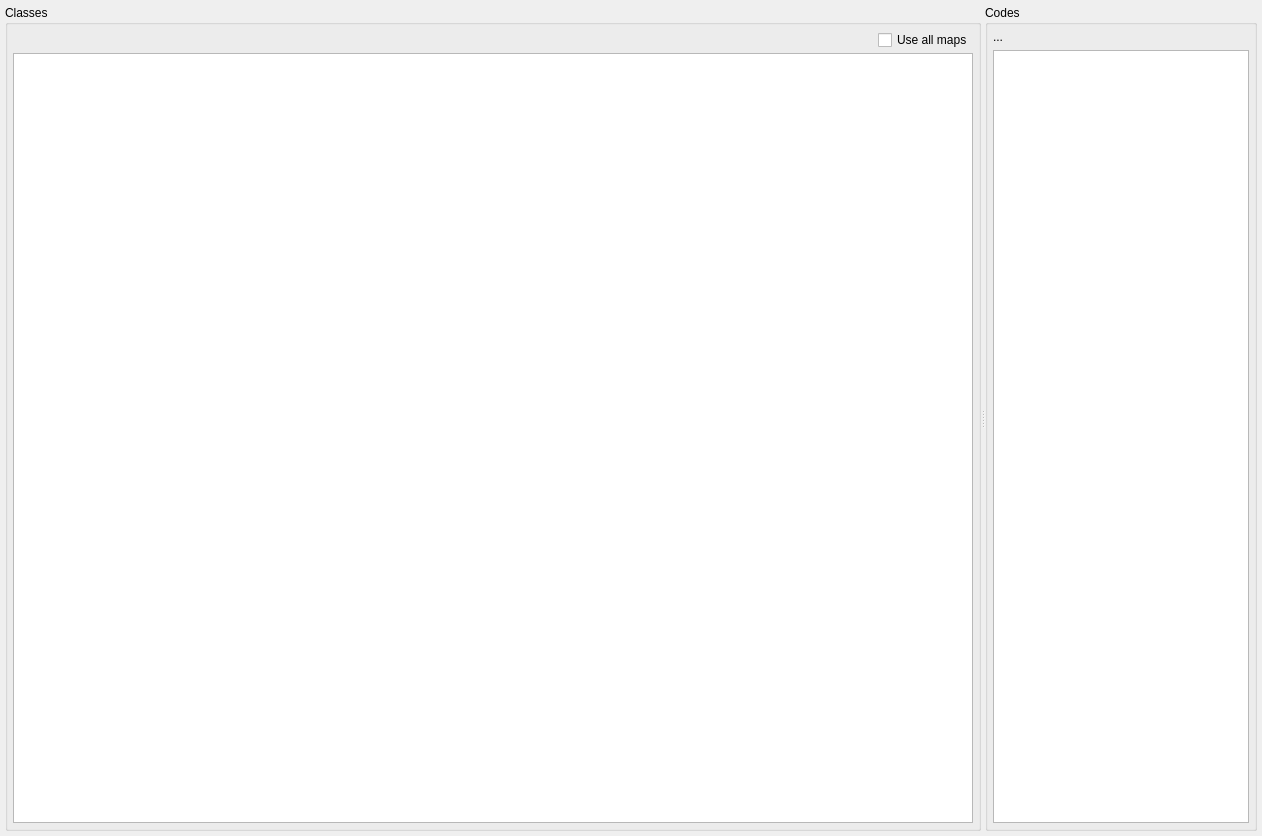
<?xml version="1.0" encoding="UTF-8"?>
<ui version="4.0">
 <class>ClassesWidget</class>
 <widget class="QWidget" name="ClassesWidget">
  <property name="geometry">
   <rect>
    <x>0</x>
    <y>0</y>
    <width>1262</width>
    <height>836</height>
   </rect>
  </property>
  <property name="sizePolicy">
   <sizepolicy hsizetype="Expanding" vsizetype="Expanding">
    <horstretch>0</horstretch>
    <verstretch>0</verstretch>
   </sizepolicy>
  </property>
  <property name="windowTitle">
   <string>Form</string>
  </property>
  <layout class="QVBoxLayout" name="verticalLayout_2">
   <property name="spacing">
    <number>5</number>
   </property>
   <property name="leftMargin">
    <number>5</number>
   </property>
   <property name="topMargin">
    <number>5</number>
   </property>
   <property name="rightMargin">
    <number>5</number>
   </property>
   <property name="bottomMargin">
    <number>5</number>
   </property>
   <item>
    <widget class="qf::qmlwidgets::Splitter" name="splitter">
     <property name="orientation">
      <enum>Qt::Horizontal</enum>
     </property>
     <widget class="QGroupBox" name="groupBox">
      <property name="sizePolicy">
       <sizepolicy hsizetype="Preferred" vsizetype="Preferred">
        <horstretch>4</horstretch>
        <verstretch>0</verstretch>
       </sizepolicy>
      </property>
      <property name="title">
       <string>Classes</string>
      </property>
      <layout class="QVBoxLayout" name="verticalLayout">
       <property name="spacing">
        <number>3</number>
       </property>
       <property name="leftMargin">
        <number>5</number>
       </property>
       <property name="topMargin">
        <number>5</number>
       </property>
       <property name="rightMargin">
        <number>5</number>
       </property>
       <property name="bottomMargin">
        <number>5</number>
       </property>
       <item>
        <layout class="QHBoxLayout" name="horizontalLayout">
         <property name="spacing">
          <number>0</number>
         </property>
         <property name="topMargin">
          <number>0</number>
         </property>
         <item>
          <widget class="qf::qmlwidgets::TableViewToolBar" name="tblClassesTB" native="true">
           <property name="sizePolicy">
            <sizepolicy hsizetype="MinimumExpanding" vsizetype="Preferred">
             <horstretch>0</horstretch>
             <verstretch>0</verstretch>
            </sizepolicy>
           </property>
          </widget>
         </item>
         <item>
          <widget class="QCheckBox" name="chkUseAllMaps">
           <property name="sizePolicy">
            <sizepolicy hsizetype="Preferred" vsizetype="Fixed">
             <horstretch>0</horstretch>
             <verstretch>0</verstretch>
            </sizepolicy>
           </property>
           <property name="toolTip">
            <string>When checked, all the maps defined for class will be used during drawing</string>
           </property>
           <property name="text">
            <string>Use all maps</string>
           </property>
          </widget>
         </item>
        </layout>
       </item>
       <item>
        <widget class="ClassesTableView" name="tblClasses"/>
       </item>
      </layout>
     </widget>
     <widget class="QGroupBox" name="groupBox_4">
      <property name="sizePolicy">
       <sizepolicy hsizetype="Preferred" vsizetype="Preferred">
        <horstretch>0</horstretch>
        <verstretch>0</verstretch>
       </sizepolicy>
      </property>
      <property name="title">
       <string>Codes</string>
      </property>
      <layout class="QVBoxLayout" name="verticalLayout_4">
       <property name="spacing">
        <number>3</number>
       </property>
       <property name="leftMargin">
        <number>5</number>
       </property>
       <property name="topMargin">
        <number>5</number>
       </property>
       <property name="rightMargin">
        <number>5</number>
       </property>
       <property name="bottomMargin">
        <number>5</number>
       </property>
       <item>
        <widget class="QLabel" name="lblCourseCodes">
         <property name="text">
          <string>...</string>
         </property>
        </widget>
       </item>
       <item>
        <widget class="qf::qmlwidgets::TableViewToolBar" name="tblCourseCodesTB" native="true"/>
       </item>
       <item>
        <widget class="qf::qmlwidgets::TableView" name="tblCourseCodes"/>
       </item>
      </layout>
     </widget>
    </widget>
   </item>
  </layout>
 </widget>
 <customwidgets>
  <customwidget>
   <class>qf::qmlwidgets::TableView</class>
   <extends>QTableView</extends>
   <header location="global">qf/qmlwidgets/tableview.h</header>
  </customwidget>
  <customwidget>
   <class>qf::qmlwidgets::TableViewToolBar</class>
   <extends>QWidget</extends>
   <header location="global">qf/qmlwidgets/tableviewtoolbar.h</header>
   <container>1</container>
  </customwidget>
  <customwidget>
   <class>qf::qmlwidgets::Splitter</class>
   <extends>QSplitter</extends>
   <header location="global">qf/qmlwidgets/splitter.h</header>
   <container>1</container>
  </customwidget>
  <customwidget>
   <class>ClassesTableView</class>
   <extends>QTableView</extends>
   <header location="global">plugins/Classes/src/classestableview.h</header>
  </customwidget>
 </customwidgets>
 <resources/>
 <connections/>
</ui>
